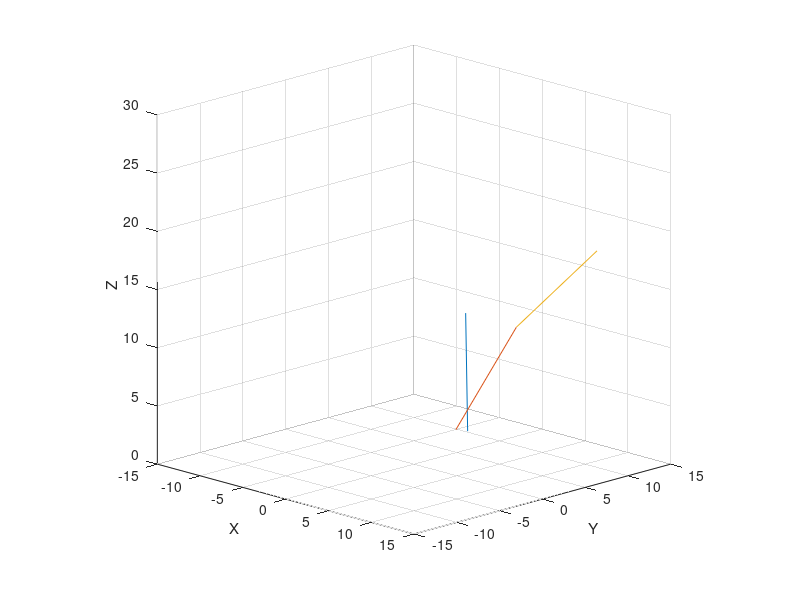

Recreate this plot in MATLAB.
function [varargout] = rota7(varargin)

clc; close all; clear all;

if nargin == 2
	rot=varargin{1};
	azel=varargin{2};
	do2D=0; do3D=1;
elseif nargin == 1 
	rot=varargin{1};
	azel = [-60 25];
	do2D=0; do3D=1;
else
	rot = [10 0];
	rot1 = rot;
	azel = [-60 25];
	do2D=0; do3D=1;
	sz = [2.5e-3 2.5e-3 1.6 1.2];
end





%==================================================%
%					SETUP
%--------------------------------------------------%
GaSize = 5.1 / 2;	% Actin Size
fID = 1; % filament ID
% 13 possible rotational angles
Ovec = [0   27.6923   55.3846   83.0769  110.7692  138.4615  166.1538...
			193.8461  221.5384  249.2307  276.9230  304.6153  332.3076];


for fID = 1:5
act(fID).n = 270;
act(fID).ax = 70;
act(fID).ay = 20;
act(fID).az = 70;
act(fID).ox = 0;
act(fID).oy = 0;
act(fID).oz = 0;
act(fID).tx = 0;
act(fID).ty = 0;
act(fID).tz = 0;
act(fID).or = 0;
act(fID).ov = Ovec;
act(fID).r = act(fID).n * GaSize;
act(fID).Oxyz = {act(fID).ox, act(fID).oy, act(fID).oz};
act(fID).Txyz = {act(fID).tx, act(fID).ty, act(fID).tz};
act(fID).Amx = {zeros(2,3)};	% Angle Mx			{?,?,?; ?,?,?} 
act(fID).Rmx = {zeros(4,3)};	% Euler Rotation Mx	{x0,y0,z0; x1,y1,z1; x2,y2,z2; X3,Y3,Z3} 
end



%==================================================%
%					3D ROTATION
%--------------------------------------------------%
if do3D
%------------
% clc; close all; clear all;

phi = 20;			% Phi Z Rotation
tta = 70;			% Theta X Rotation
psy = 0;			% Psy Z Rotation

Origin = [2; 3; 4];	% Origin of current XY
Tip = [10; 0; 10];	% Tip of current XY
Length = sqrt(sum((Tip - Origin).^2));
% Txyz1 = ARxFun(Tip, phi, tta, psy);



%------------------
Oxyz1 = rotfun(Origin, phi, tta, psy);
Txyz1 = rotfun(Tip, phi, tta, psy);
%------------------

%------------------
Oxyz2 = rotfun(Oxyz1, phi, tta, psy);
Txyz2 = rotfun(Txyz1, phi, tta, psy);
%------------------

%------------------
Oxyz3 = Oxyz1;
Txyz3 = rotfun(Txyz2, phi, tta, psy);

%------------------
Oxyz3 = Txyz2;
R = Length;

Tx = R * sin(tta) * cos(phi) + Txyz2(1);
Ty = R * sin(tta) * sin(phi) + Txyz2(2);
Tz = R * cos(tta) + Txyz2(3);

Txyz3 = [Tx Ty Tz]';
%------------------
%------------------

Oxyz = [Oxyz1 Oxyz2 Oxyz3];
Txyz = [Txyz1 Txyz2 Txyz3];


for nfil = 1:numel(Oxyz(1,:))
OT(nfil).x = [Oxyz(1,nfil); Txyz(1,nfil)];
OT(nfil).y = [Oxyz(2,nfil); Txyz(2,nfil)];
OT(nfil).z = [Oxyz(3,nfil); Txyz(3,nfil)];
end
OTx = [OT(:).x];
OTy = [OT(:).y];
OTz = [OT(:).z];


%------------------
OTxR = abs(OTx(2,:) - OTx(1,:));
OTyR = abs(OTy(2,:) - OTy(1,:));
OTzR = abs(OTz(2,:) - OTz(1,:));
for rlen = 1:numel(OTx(1,:))
flen(rlen) = sqrt(OTxR(rlen)^2 + OTyR(rlen)^2 + OTzR(rlen)^2);
OT(rlen).flen = flen(rlen);
end
OTflen = [OT(:).flen];
disp([Length OTflen])
%------------------


%------------------
FigAnime(OTx, OTy, OTz);
%------------------


keyboard

%----------------------------------------
end
%==================================================%




%==================================================%
% OTx = [OT(:).x];
% OTy = [OT(:).y];
% OTz = [OT(:).z];
% OTflen = [OT(:).flen];
% varargout = {OTx, OTy, OTz, OTflen};

varargout = {OT};
%==================================================%

end



%{

% fDPhi = @(xyz,phi) ([cos(phi) sin(phi) 0; -sin(phi) cos(phi) 0; 0 0 1] * xyz);
% fCTta = @(xyz,tta) ([1 0 0; 0 cos(tta) sin(tta); 0 -sin(tta) cos(tta)] * xyz);
% fBPsy = @(xyz,psy) ([cos(psy) sin(psy) 0; -sin(psy) cos(psy) 0; 0 0 1] * xyz);

Tx = R * sind(tta) * cosd(phi) + Ox;
Ty = R * sind(tta) * sind(phi) + Ox;
Tz = R * cosd(tta) + Oz;

theta = (Ovec-180)*pi/180;
r = 2*ones(size(theta));
[u,v] = pol2cart(theta,r);
feather(u,v);

OTx = {OT(:).x}
OTy = {OT(:).y}
OTz = {OT(:).z}

[OTx{1}(:)]
[OTx{:}]

OTx = [OT(:).x]

% for rlen = 1:numel(xp(:,1))
% flen(rlen) = sqrt(xp(rlen,2)^2 + yp(rlen,2)^2 + zp(rlen,2)^2);
% end
% disp(flen)


view([25 25])
campos([25,-25,25])

% for rotfig = 1:10
% 	figure(Fh1)
% 	view(azel+rot)
% 	rot = rot+rot1;
% 	pause(.3)
% end

% figure(Fh1)
% axis vis3d
% for i=1:36
%    % camorbit(10,0,'camera','z')
%    camorbit(10,0,'camera','z')
%    % pause(.2)
%    drawnow
% end


a11	= cos(psi)*cos(phi) - cos(theta)*sin(phi)*sin(psi)
a12	= cos(psi)*sin(phi) + cos(theta)*cos(phi)*sin(psi)
a13	= sin(psi)*sin(theta)
a21	= -sin(psi)*cos(phi) - cos(theta)*sin(phi)*cos(psi)
a22	= -sin(psi)*sin(phi) + cos(theta)*cos(phi)*cos(psi)
a23	= cos(psi)*sin(theta)
a31	= sin(theta)*sin(phi)
a32	= -sin(theta)*cos(phi)
a33	= cos(theta)
ARx  = [a11 a12 a13; 
		a21 a22 a23; 
		a31 a32 a33];

RxA = [1 0 0; 0 cos(a) sin(a); 0 -sin(a) cos(a)];
RyB = [cos(b) 0 -sin(b); 0 1 0; sin(b) 0 cos(b)];
RzG = [cos(g) sin(g) 0; -sin(g) cos(g) 0; 0 0 1];


RdPhi = [1			0			0;
		 0			cos(Phi)	sin(Phi);
		 0			-sin(Phi)	cos(Phi)]
	 
RcTta = [cos(Tta)	0			-sin(Tta); 
		 0			1			0; 
		 sin(Tta)	0			cos(Tta)]
	 
RbPsi = [cos(Psi)	sin(Psi)	0; 
		 -sin(Psi)	cos(Psi)	0; 
		 0			0			1]

RaMx  = [a11 a12 a13; 
		 a21 a22 a23; 
		 a31 a32 a33];


      |
      |
      |     /|
      |    / |
      | ? /  |
      |  /   |
      | /    |
      |/_____|_________
     /  \    |
    /     \  |
   /  ?     \|   
  /
 /
/

% radPdeg = unitsratio('radian', 'degrees')
% degPrad = unitsratio('degrees', 'radian')

% 2D Rotation Matrix
% R2dMx = [cos(Tta) -sin(Tta); sin(Tta) cos(Tta)];
% fR2dMx = @(ang) [cos(ang) -sin(ang); sin(ang) cos(ang)];
% fR2dMx(Tta)

r = vrrotvec([1 1 1],[1 2 3])

ax = 1
ay = 1
az = 1
t = 70

M = makehgtform('xrotate',t) 
M = makehgtform('yrotate',t) 
M = makehgtform('zrotate',t) 
M = makehgtform('axisrotate',[ax,ay,az],t) 

M = makehgtform('xrotate',t) returns a transform that rotates around the x-axis by t radians.
M = makehgtform('yrotate',t) returns a transform that rotates around the y-axis by t radians.
M = makehgtform('zrotate',t) returns a transform that rotates around the z-axis by t radians.
M = makehgtform('axisrotate',[ax,ay,az],t) Rotate around axis [ax ay az] by t radians.


? (or phi ? ?) alpha is the angle between the x axis and the N axis.
? (or theta ?) beta is the angle between the z axis and the Z axis.
? (or psi ?) gamma is the angle between the N axis and the X axis.

This definition implies that:

? represents a rotation around the z axis,
? represents a rotation around the N axis,
? represents a rotation around the Z axis.

for ? and ?, the range is defined modulo 2? radians. A valid range could be [??,??].
for ?, the range covers ? radians (but is not modulo ?)

? = atan2(z1, -z2)
? = arccos(Z3)
? = atan2(X3, Y3)

[x,y,z] = sph2cart(THETA,PHI,R)

xyzO = [0;
		0;
		0];

xyzT = [5;
		5;
		5];

xyzA = [45;
		20;
		70];

RxA = [1 0 0; 0 cos(a) sin(a); 0 -sin(a) cos(a)];
RyB = [cos(b) 0 -sin(b); 0 1 0; sin(b) 0 cos(b)];
RzG = [cos(g) sin(g) 0; -sin(g) cos(g) 0; 0 0 1];


% RdPhi = [1 0 0; 0 cos(Phi) sin(Phi); 0 -sin(Phi) cos(Phi)];
% RcTta = [cos(Tta) 0 -sin(Tta); 0 1 0; sin(Tta) 0 cos(Tta)];
% RbPsi = [cos(Psi) sin(Psi) 0; -sin(Psi) cos(Psi) 0; 0 0 1];

% RaMx  = [	a11 a12 a13 ; 
%			a21 a22 a23 ; 
%			a31 a32 a33 ];


% nO1 = fDPhi(Oxyz,zPhi)
% nO2 = fCTta(nO1,xTta)
% nO3 = fBPsy(nO2,zPsy)
% nT1 = fDPhi(Txyz,zPhi)
% nT2 = fCTta(nT1,xTta)
% nT3 = fBPsy(nT2,zPsy)

% nO4 = fDPhi(nO3,zPhi)
% nO5 = fCTta(nO4,xTta)
% nO6 = fBPsy(nO5,zPsy)
% nO6 = nT3;
% nT4 = fDPhi(nT3,zPhi)
% nT5 = fCTta(nT4,xTta)
% nT6 = fBPsy(nT5,zPsy)

% xp = [origin0 tip0; 
%       origin1 tip1]
% xp = [Oxyz(1) Txyz(1); nO3(1) nT3(1); nO6(1) nT6(1)];
% yp = [Oxyz(2) Txyz(2); nO3(2) nT3(2); nO6(2) nT6(2)];
% zp = [Oxyz(3) Txyz(3); nO3(3) nT3(3); nO6(3) nT6(3)];


% Set or get the value of the camera view angle
% camva
% to half or double the zoom use: camzoom(.5) or camzoom(2)
% camzoom(.5)

% vis3d
% campos([-10,-25,25])
% camzoom(.12)


%------------------
% Tx = R * sind(tta) * cosd(phi) + Ox;
% Ty = R * sind(tta) * sind(phi) + Ox;
% Tz = R * cosd(tta) + Oz;

Oxyz3 = Txyz2;
R = 14.1421;

Tx = R * sind(phi) * cosd(tta) + Oxyz3(1);
Ty = R * sind(phi) * sind(tta) + Oxyz3(2);
Tz = R * cosd(phi) + Oxyz3(3);

Txyz3 = [Tx Ty Tz]';

% Txyz3 = rotfun([Tx Ty Tz]', phi, tta, psy);
%------------------


%------------------
% Tx = R * sin(tta) * cos(phi) + Ox;
% Ty = R * sin(tta) * sin(phi) + Ox;
% Tz = R * cos(tta) + Oz;
keyboard
n = ones(3);
p = ones(3);
nxyz = cos(phi) * eye(3) + (1 - cos(p)) * (n.*n) + sin(p) *... 
[0 n(3) -n(2); -n(3) 0 n(1); n(2) -n(1) 0]
%------------------

%}



%==================================================%
%				ROTATION FUNCTION
%--------------------------------------------------%
function [fBPsy] = rotfun(xyz, phi, tta, psy)

fDPhi = ([cos(phi) sin(phi) 0; -sin(phi) cos(phi) 0; 0 0 1] * xyz);
fCTta = ([1 0 0; 0 cos(tta) sin(tta); 0 -sin(tta) cos(tta)] * fDPhi);
fBPsy = ([cos(psy) sin(psy) 0; -sin(psy) cos(psy) 0; 0 0 1] * fCTta);

end


%==================================================%
%				FIGURE SETUP FUNCTION
%--------------------------------------------------%
function [varargout] = FigSetup(varargin)

scsz = get(0,'ScreenSize');


if nargin == 1 
	Fnum=varargin{1};
	pos = scsz./[2.5e-3 2.5e-3 1.5 2];
elseif nargin == 2
	Fnum=varargin{1};
	pos=scsz./varargin{2};
else
	Fnum=1;
	pos = scsz./[2.5e-3 2.5e-3 1.5 2];
end

Fh = figure(Fnum);
set(gcf,'OuterPosition',pos,'Color',[.9,.9,.9])
varargout = {Fh};

end



%==================================================%
%				FIGURE SETUP FUNCTION
%--------------------------------------------------%
function [varargout] = FigAnime(OTx, OTy, OTz, varargin)


%----------------------------------------
%		FIGURE SETUP
%----------------------------------------
sz = [2.5e-3 2.5e-3 1.6 1.2];
Fh1 = FigSetup(1,sz);
%------------
figure(Fh1)
plot3(OTx,OTy,OTz)
axis([-15 15 -15 15 0 30])
xlabel('X');ylabel('Y');zlabel('Z');
grid on;


% figure(Fh1)
camP0 = campos;
camT0 = camtarget;

nfram = 50;
cxp = linspace(-10,25,nfram);
for cf = 1:nfram
    campos([cxp(cf),-25,25])
    drawnow
	pause(.03)
end


% figure(Fh1)
camP1 = campos;
camT1 = camtarget;



% camT = camT1+5;
camT = camT1;
cTx = 5;
cTy = -5;
cTz = 10;
nfram = 30;
cxt = fliplr(linspace(camT(1)-cTx,camT(1),nfram));
cyt = fliplr(linspace(camT(2)-cTy,camT(2),nfram));
czt = fliplr(linspace(camT(3)-cTz,camT(3),nfram));
cxt = [cxt fliplr(cxt)];
cyt = [cyt fliplr(cyt)];
czt = [czt fliplr(czt)];

for cf = 1:nfram*2
	camtarget([cxt(cf),cyt(cf),czt(cf)])
    drawnow
	pause(.02)
end


% figure(Fh1)
% campos(camP1)
% camtarget(camT1)




varargout = {campos, camtarget};

end





%==================================================%
%				ROTATION FUNCTION
%--------------------------------------------------%
function [Rxyz] = ARxFun(xyz, phi, tta, psy)

fDPhi = ([cos(phi) sin(phi) 0; -sin(phi) cos(phi) 0; 0 0 1] * xyz);
fCTta = ([1 0 0; 0 cos(tta) sin(tta); 0 -sin(tta) cos(tta)] * fDPhi);
fBPsy = ([cos(psy) sin(psy) 0; -sin(psy) cos(psy) 0; 0 0 1] * fCTta);


a11	= cos(psy)*cos(phi) - cos(tta)*sin(phi)*sin(psy);
a12	= cos(psy)*sin(phi) + cos(tta)*cos(phi)*sin(psy);
a13	= sin(psy)*sin(tta);
a21	= -sin(psy)*cos(phi) - cos(tta)*sin(phi)*cos(psy);
a22	= -sin(psy)*sin(phi) + cos(tta)*cos(phi)*cos(psy);
a23	= cos(psy)*sin(tta);
a31	= sin(tta)*sin(phi);
a32	= -sin(tta)*cos(phi);
a33	= cos(tta);
ARx  = [a11 a12 a13;
		a21 a22 a23; 
		a31 a32 a33];
	
Rxyz = ARx * xyz;

end
















